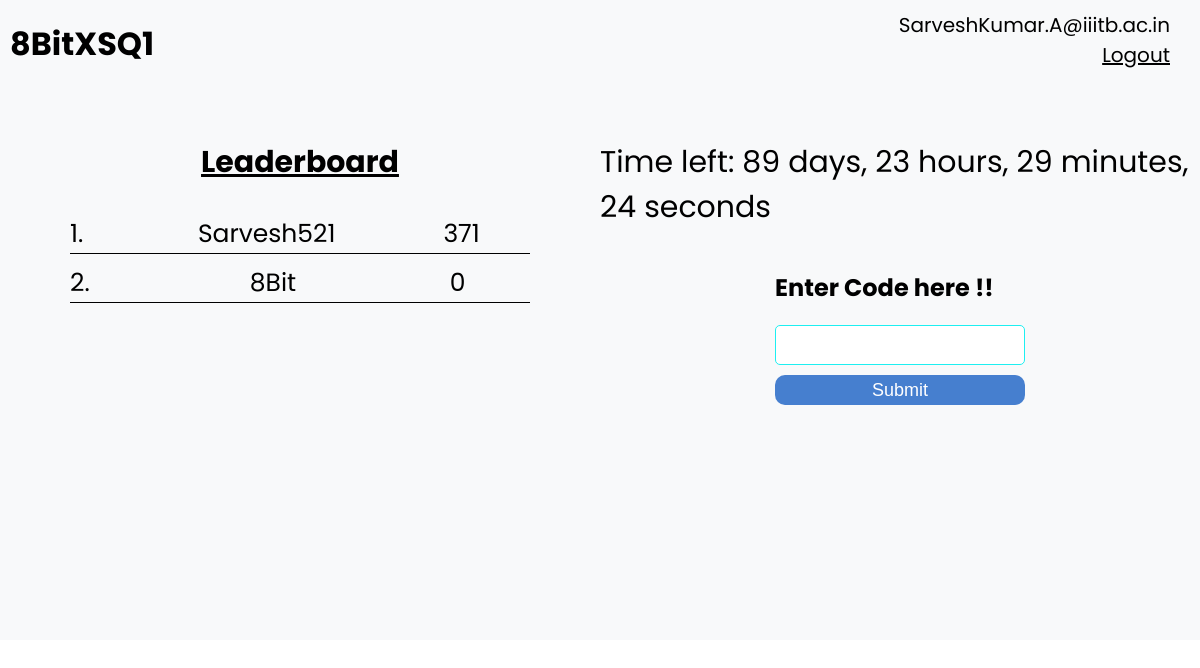
The page /participant (signed in) on the database its author committed.
### base/models.py (models this page shows)
class User(AbstractUser):
    email = models.EmailField(unique=True, null=True)
    phone_number = models.IntegerField(null=True)
    username = models.CharField(unique=True, max_length=100, null=True)
    gold = models.IntegerField(default=0)
    sand = models.DateTimeField(default=datetime(2025, 7, 30, 19, 30, 0))
    USERNAME_FIELD = "email"
    REQUIRED_FIELDS = ["username"]
    def __str__(self) -> str:
        return str(self.email)

### base/views.py (the view, shortened to what this page needs)
# urls.py: path('participant',views.participant_home,name="participant_home"),
def participant_home(request):
    da = datetime.now()
    user_1 = User.objects.get(email=str(request.user))
    timezone = user_1.sand.tzinfo
    da = da.replace(tzinfo=timezone)
    flag = da < user_1.sand
    users = User.objects.all().order_by("-gold").values()
    context = {
        "users": users,
        "user_1": user_1,
        "curr_date_time": str(user_1.sand.month)
        + " "
        + str(user_1.sand.day)
        + ","
        + str(user_1.sand.year)
        + " "
        + str(user_1.sand.hour)
        + ":"
        + str(user_1.sand.minute)
        + ":"
        + str(user_1.sand.second),
        "flag": flag,
    }
    return render(request, "participant_home.html", context)

### base/templates/participant_home.html (shortened to what this page needs)
{% include 'participant_main.html' %}
<div class="screen">
    {% block content %}
    {% if request.user.is_authenticated %}
    <div class="participant-left">
        <h3 class="LeaderBoard-heading">Leaderboard</h3>
        <div class="LeaderBoard">
            {% for user in users %}
            <div class="ranking">
                <p class="rank">{{ forloop.counter }}. &nbsp;&nbsp;&nbsp; <span class="ranking-name">
                        {{ user.username }}</span> &nbsp;&nbsp;&nbsp;{{ user.gold }}</h1>
            </div>
            {% endfor %}
        </div>
    </div>
    <div class="participant-right">
        <div>
            <div id="countdown-box"></div>
            {% endif %}
            {% endblock content %}
        </div>
        {% if flag %}
        <div class="code-input-box">
            <h2>Enter Code here !!</h2>
            <form method="post" action="{% url 'participant_home' %}">
                <input type="text" id="text_input" name="text_input" required>
                <br>
                <button type="submit" class="btn">Submit</button>
            </form>
        </div>
        {% endif %}
    </div>
</div>

### base/templates/participant_navbar.html (shortened to what this page needs)
<div class="home-container-participant">
   <a href="{% url 'participant_home' %}" class="heading-participant"><h1>8BitXSQ1</h1></a>
   <div class="nav-right">
       {% if request.user.is_authenticated %}
       <h1 class="hello-text">{{request.user}}</h1>
       <a href="{% url 'logout' %}" class="logout-button">Logout</a>
       {% else %}
       <a href="{% url 'login' %}">Login</a>
       {% endif %}
   </div>
</div>

### base/templates/participant_home.html (style rules this page uses)
.screen { min-height: 65vh; display: flex; font-family: 'Poppins', sans-serif; background-color: #f8f9fa; width: 100vw; }
.participant-left { width: 50%; padding-top: 20px; display: flex; flex-direction: column; align-items: center; }
.participant-right { width: 50%; display: flex; flex-direction: column; align-items: center; padding-top: 20px; }
.LeaderBoard-heading { font-size: 30px; text-decoration: underline; padding-bottom: 20px; }
.LeaderBoard { padding: 10px; width: 80%; }
.ranking { border-bottom: 1px solid black; margin-bottom: 10px; font-weight: 400; font-size: 25px; }
.ranking-name { display: inline-block; width: 25vw; text-align: center; }
#countdown-box { font-size: 20px; margin-bottom: 20px; font-size: 30px; }
.code-input-box { margin-top: 20px; }
input { width: 250px; height: 40px; border: 1px solid #1deff1; border-radius: 5px; margin-bottom: 10px; font-size: 1rem; padding: 5px; margin-top: 20px; }
.btn { background-color: #467fcf; color: white; margin-bottom: 5px; width: 250px; height: 30px; border-radius: 10px; border: none; font-size: 18px; font-weight: 400; }

### base/templates/participant_navbar.html (style rules this page uses)
* { padding: 0; margin: 0; box-sizing: border-box; }
.home-container-participant { background-color: #f8f9fa; width: 100%; height: 15vh; display: flex; font-family: 'Poppins', sans-serif; align-items: flex-start; justify-content: space-between; padding-top: 10px; }
.heading-participant { text-decoration: none; color: black; text-align: left; padding: 10px; width: 20%; }
.nav-right { display: flex; flex-direction: column; align-items: flex-end; justify-content: flex-start; width: 50vw; height: 15vh; padding-right: 30px; }
.logout-button { text-decoration: underline; font-size: 20px; color: black; }
.hello-text { font-size: 20px; font-weight: 400; }

### rows shown on the page
User: user "SarveshKumar.A@iiitb.ac.in", username "Sarvesh521", gold "371"
User: username "8Bit", gold "0"
